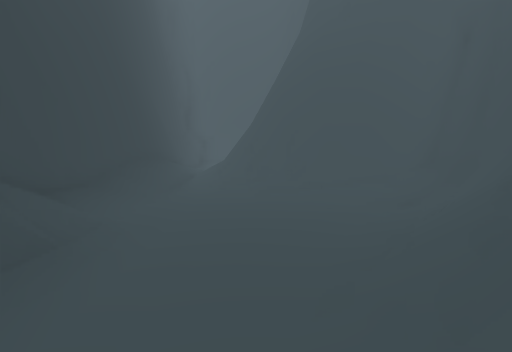
view 1 (above)

12 first-person views from a walk through a 3-D level made in the Unity game engine. The camera is 1.2 m above the floor, tilts 6° down and sees 85° across. The floor is counted in squares, 1 m on a side. Each view is taken from the middle of a square. On the plan, view 1 faces up. The plan holds only what a view shows up to about 13 squares ahead; the rest is blank. The place goes on beyond the plan. The player character is not drawn.

view 2
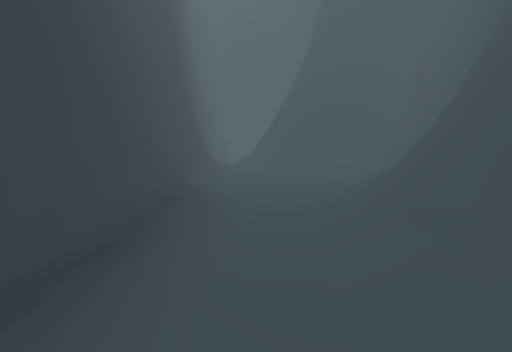

view 3
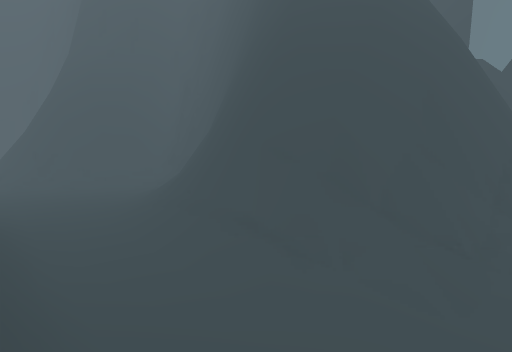

view 4
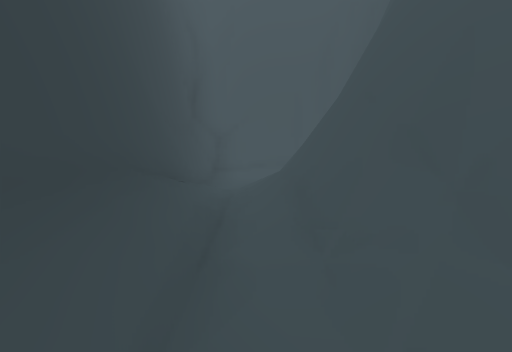

view 5
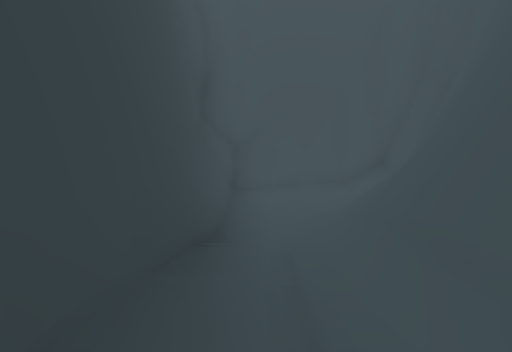

view 6
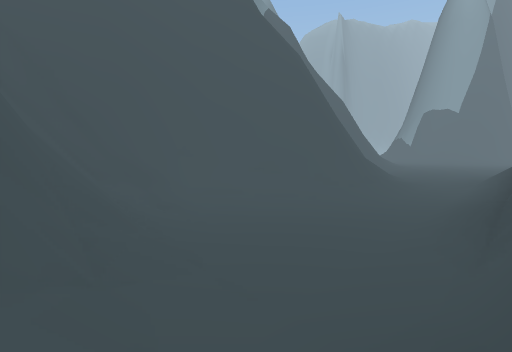

view 7
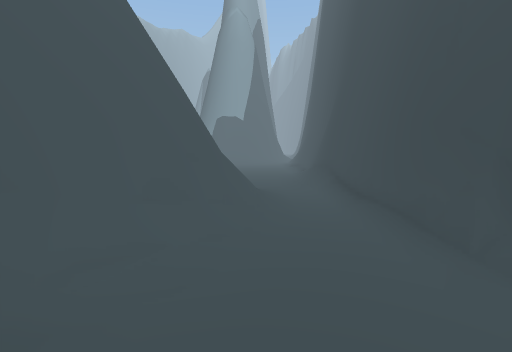

view 8
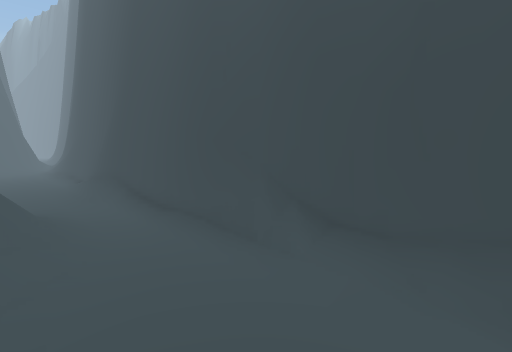

view 9
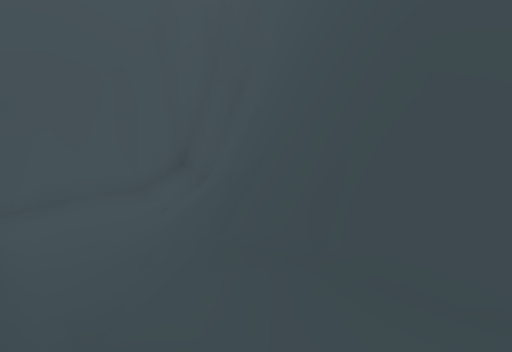

view 10
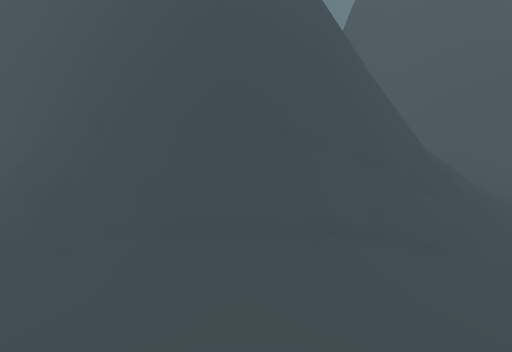

view 11
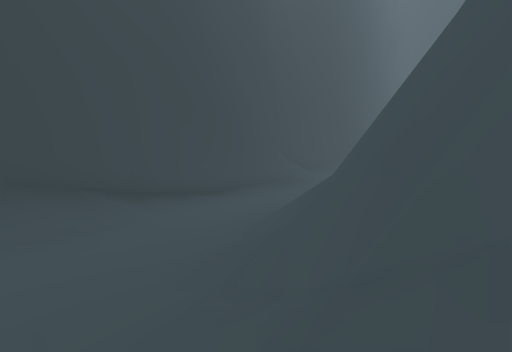

view 12
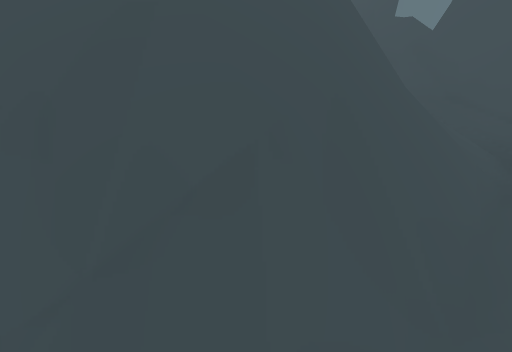

### Floor plan
Key: @ floor where view 1 was taken; # wall or solid block; . floor; / step, stairs or slope; = window, fence, low wall or low ledge; O other object.
Columns run from 4 left of view 1 to 6 right of it. Each row starts with its distance up from view 1.
 19 ######
 18 #////#
 17 #..//#
 16 #../=#
 15 #.//##
 14 #//##
 13 #//##
 12 #//###
 11 #//=##
 10 #///=##
  9 #/./=#####
  8 #/..///==#
  7 #/...//=##
  6 #/...../O#
  5 #/...../=#
  4 #/....//##
  3 ##...//##
  2 ##.../=##
  1  #..//=#
  0  #..@==#
 -1  #../==#
 -2  #..//=##
 -3  #/../=###
 -4  #/..///###
 -5  #/...///=#
 -6  #/...../##

Positions as (right, up) in squares from view 1, and headings:
1: (0, 0), facing up
2: (-1, -4), facing up
3: (-2, -5), facing up-right
4: (-2, 7), facing up
5: (-3, 10), facing up
6: (-3, 9), facing down-right
7: (1, 8), facing down
8: (2, 8), facing down-left
9: (-3, 12), facing up-right
10: (-2, -1), facing right
11: (4, -6), facing up-left
12: (3, -6), facing up-right
